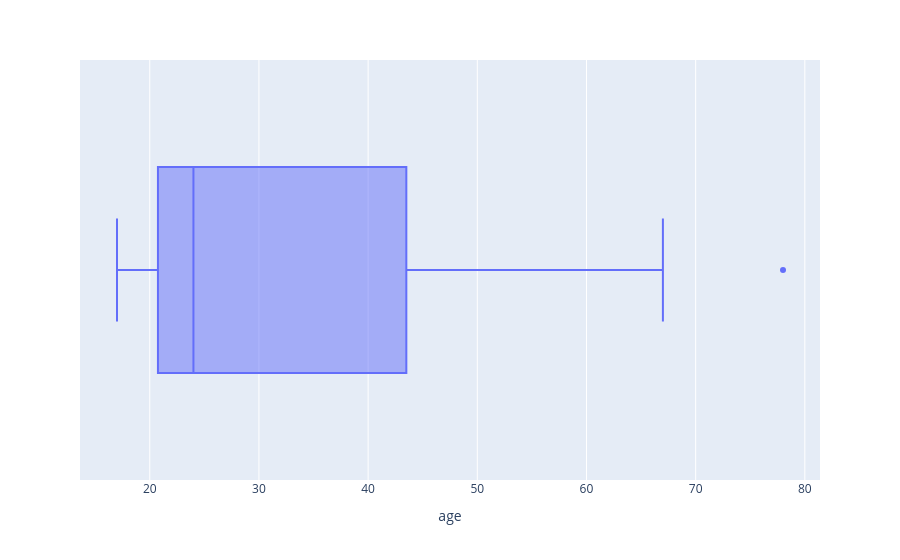

This figure's notebook cell:
### Code cell
px.box(data_frame=df,x='age')

### Figure 1 — Plotly figure (JSON) as saved in the notebook; plotly's stock layout.template omitted (floating-point values rounded to 4 significant figures)
{"data": [{"alignmentgroup": "True", "hovertemplate": "age=%{x}<extra></extra>", "legendgroup": "", "marker": {"color": "#636efa"}, "name": "", "notched": false, "offsetgroup": "", "orientation": "h", "showlegend": false, "type": "box", "x": [19, 17, 20, 23, 24, 25, 22, 21, 29, 43, 45, 67, 78], "x0": " ", "xaxis": "x", "y0": " ", "yaxis": "y"}], "layout": {"boxmode": "group", "legend": {"tracegroupgap": 0}, "margin": {"t": 60}, "xaxis": {"anchor": "y", "domain": [0, 1], "title": {"text": "age"}}, "yaxis": {"anchor": "x", "domain": [0, 1]}}}
